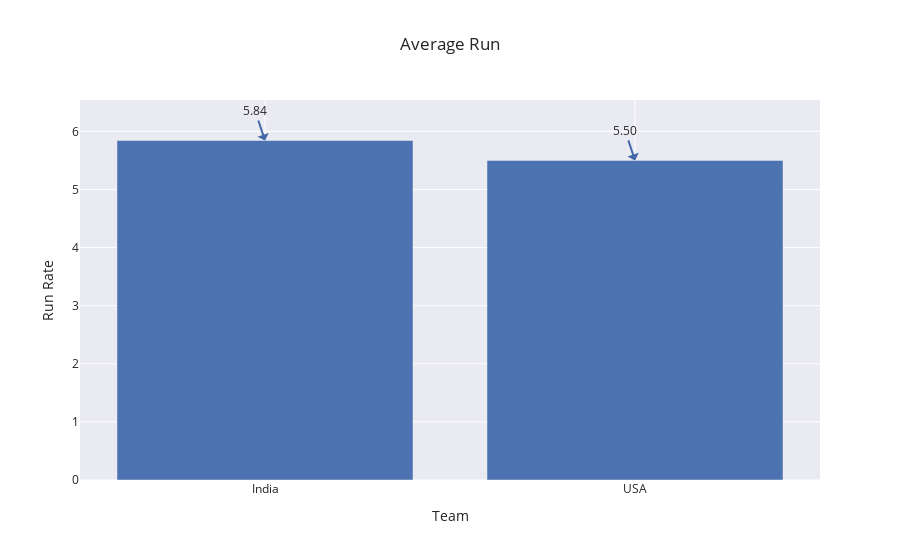

Notebook code for this chart:
### Code cell
fig= pg.Figure()

fig.add_trace(pg.Bar(
x = ['India','USA'],
y = [india_runrate,usa_runrate],
))

fig.add_annotation(
x = 'India',
y = india_runrate,
text = f"{india_runrate:.2f}"
)

fig.add_annotation(
x = 'USA',
y = usa_runrate,
text = f"{usa_runrate:.2f}"
)

fig.update_layout(
title = 'Average Run',
xaxis_title ='Team',
yaxis_title ='Run Rate',
template = 'seaborn')

### Figure 1 — Plotly figure (JSON) as saved in the notebook; plotly's stock layout.template omitted (floating-point values rounded to 4 significant figures)
{"data": [{"type": "bar", "x": ["India", "USA"], "y": [5.842, 5.5]}], "layout": {"annotations": [{"text": "5.84", "x": "India", "y": 5.842}, {"text": "5.50", "x": "USA", "y": 5.5}], "title": {"text": "Average Run"}, "xaxis": {"title": {"text": "Team"}}, "yaxis": {"title": {"text": "Run Rate"}}}}
